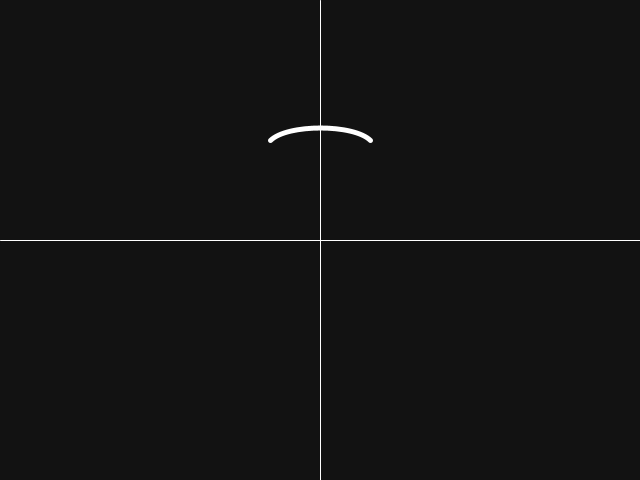
Frame 1 (no input)
Frame 60 (the mouse pressed at the canvas centre just before this capture): identical to frame 1, image omitted
Frame 120 (the mouse held since frame 60 and released just before this capture): identical to frame 1, image omitted

The Processing sketch that drew this single still picture (run headless with seeded random() and noise(); from frame 60 on, the mouse is pressed at the canvas centre):

// Processing sketch: curve_29_03_22
// ── curve_29_03_22.pde
void setup(){
  size(640,480);
  stroke(#FFFFFF);
  noFill();
}

void draw(){
  background(#121212);
  strokeWeight(5);
  drawCurve();
  strokeWeight(1);
  drawCenterLine();
}

void drawCurve(){
  float startControlPointX = (width/2) - 50;
  float startControlPointY = (height/2);
  float startPointX = startControlPointX;
  float startPointY = (height/2) - 100;
  float endPointX = (width/2) + 50;
  float endPointY = startPointY;
  float endControlPointX = endPointX;
  float endControlPointY = startControlPointY;
  
  curve(startControlPointX,startControlPointY,
  startPointX,startPointY,
  endPointX,endPointY,
  endControlPointX,endControlPointY);
 
}

void drawCenterLine(){
  line(width/2,0,width/2,height);
  line(0,height/2,width,height/2);
}

void mouseMoved(){
  println("MouseX: "+mouseX+" MouseY: "+mouseY);
}
